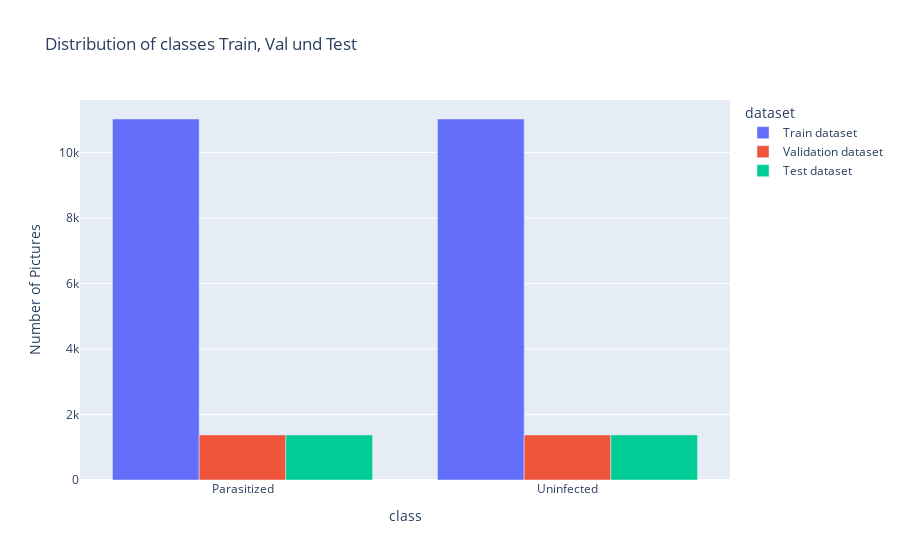

Here is the notebook cell this chart was saved with:
### Markdown cell above
# label distribution

### Code cell
# Funktion zur Berechnung der Label-Verteilung
def get_label_counts(dataset, dataset_name):
    label_counts = Counter([label for _, label in dataset])
    return pd.DataFrame({
        "class": [dataset.classes[i] for i in label_counts.keys()],
        "count": list(label_counts.values()),
        "dataset": dataset_name
    })

# Dataframes für Train, Val, Test erstellen
df_train = get_label_counts(train_dataset, "Train dataset")
df_val = get_label_counts(val_dataset, "Validation dataset")
df_test = get_label_counts(test_dataset, "Test dataset")

# Alle DataFrames zusammenführen
df = pd.concat([df_train, df_val, df_test], ignore_index=True)

# Plot mit Plotly erstellen
fig = px.bar(df, x="class", y="count", color="dataset", barmode="group",
             title="Distribution of classes Train, Val und Test",
             labels={"count": "Number of Pictures", "class": "class", "dataset": "dataset"})

fig.show()

### Figure 1 — Plotly figure (JSON) as saved in the notebook; plotly's stock layout.template omitted (floating-point values rounded to 4 significant figures)
{"data": [{"alignmentgroup": "True", "hovertemplate": "dataset=Train dataset<br>class=%{x}<br>Number of Pictures=%{y}<extra></extra>", "legendgroup": "Train dataset", "marker": {"color": "#636efa", "pattern": {"shape": ""}}, "name": "Train dataset", "offsetgroup": "Train dataset", "orientation": "v", "showlegend": true, "textposition": "auto", "type": "bar", "x": ["Parasitized", "Uninfected"], "xaxis": "x", "y": [11024, 11024], "yaxis": "y"}, {"alignmentgroup": "True", "hovertemplate": "dataset=Validation dataset<br>class=%{x}<br>Number of Pictures=%{y}<extra></extra>", "legendgroup": "Validation dataset", "marker": {"color": "#EF553B", "pattern": {"shape": ""}}, "name": "Validation dataset", "offsetgroup": "Validation dataset", "orientation": "v", "showlegend": true, "textposition": "auto", "type": "bar", "x": ["Parasitized", "Uninfected"], "xaxis": "x", "y": [1378, 1377], "yaxis": "y"}, {"alignmentgroup": "True", "hovertemplate": "dataset=Test dataset<br>class=%{x}<br>Number of Pictures=%{y}<extra></extra>", "legendgroup": "Test dataset", "marker": {"color": "#00cc96", "pattern": {"shape": ""}}, "name": "Test dataset", "offsetgroup": "Test dataset", "orientation": "v", "showlegend": true, "textposition": "auto", "type": "bar", "x": ["Parasitized", "Uninfected"], "xaxis": "x", "y": [1377, 1378], "yaxis": "y"}], "layout": {"barmode": "group", "legend": {"title": {"text": "dataset"}, "tracegroupgap": 0}, "title": {"text": "Distribution of classes Train, Val und Test"}, "xaxis": {"anchor": "y", "domain": [0, 1], "title": {"text": "class"}}, "yaxis": {"anchor": "x", "domain": [0, 1], "title": {"text": "Number of Pictures"}}}}
